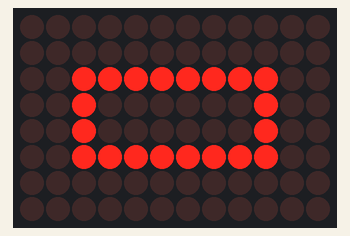
This program was run on a simulated Arduino Uno R4 WiFi. On the bench: 12×8 LED matrix. What the program prints to the serial monitor is not drawn.

Above: at 0.44 s.

The program:

main.cpp
```cpp
// Muthanna Alwahash
// Nov 2023

#include <Arduino.h>
#include "Arduino_LED_Matrix.h"
#include "animation.h"

ArduinoLEDMatrix matrix;

void setup() {
  Serial.begin(115200);
  // you can also load frames at runtime, without stopping the refresh
  matrix.loadSequence(animation);
  matrix.begin();
  // turn on autoscroll to avoid calling next() to show the next frame; the paramenter is in milliseconds
  // matrix.autoscroll(300);
  matrix.play(true);
}

void loop() {
  delay(500);
  Serial.println(millis());
}
```

animation.h
```cpp
#include <stdint.h>
const uint32_t animation[][4] = {
	{
		0x30c20,
		0x43fc3fc2,
		0x430c000,
		66
	},
	{
		0x30c29,
		0x436c36c2,
		0x9430c000,
		66
	},
	{
		0x30c2f,
		0x430c30c2,
		0xf430c000,
		66
	},
	{
		0x36c29,
		0x41081082,
		0x9436c000,
		66
	},
	{
		0x3fc30,
		0xc1081083,
		0xc3fc000,
		66
	},
	{
		0x3fc20,
		0x42042042,
		0x43fc000,
		66
	},
	{
		0x3f,
		0xc2042043,
		0xfc000000,
		66
	},
	{
		0x0,
		0x3fc3fc0,
		0x0,
		66
	},
	{
		0x0,
		0x1f81f80,
		0x0,
		66
	},
	{
		0x0,
		0xf00f00,
		0x0,
		66
	},
	{
		0x0,
		0x600600,
		0x0,
		66
	},
	{
		0x0,
		0x0,
		0x0,
		66
	}
};
```
